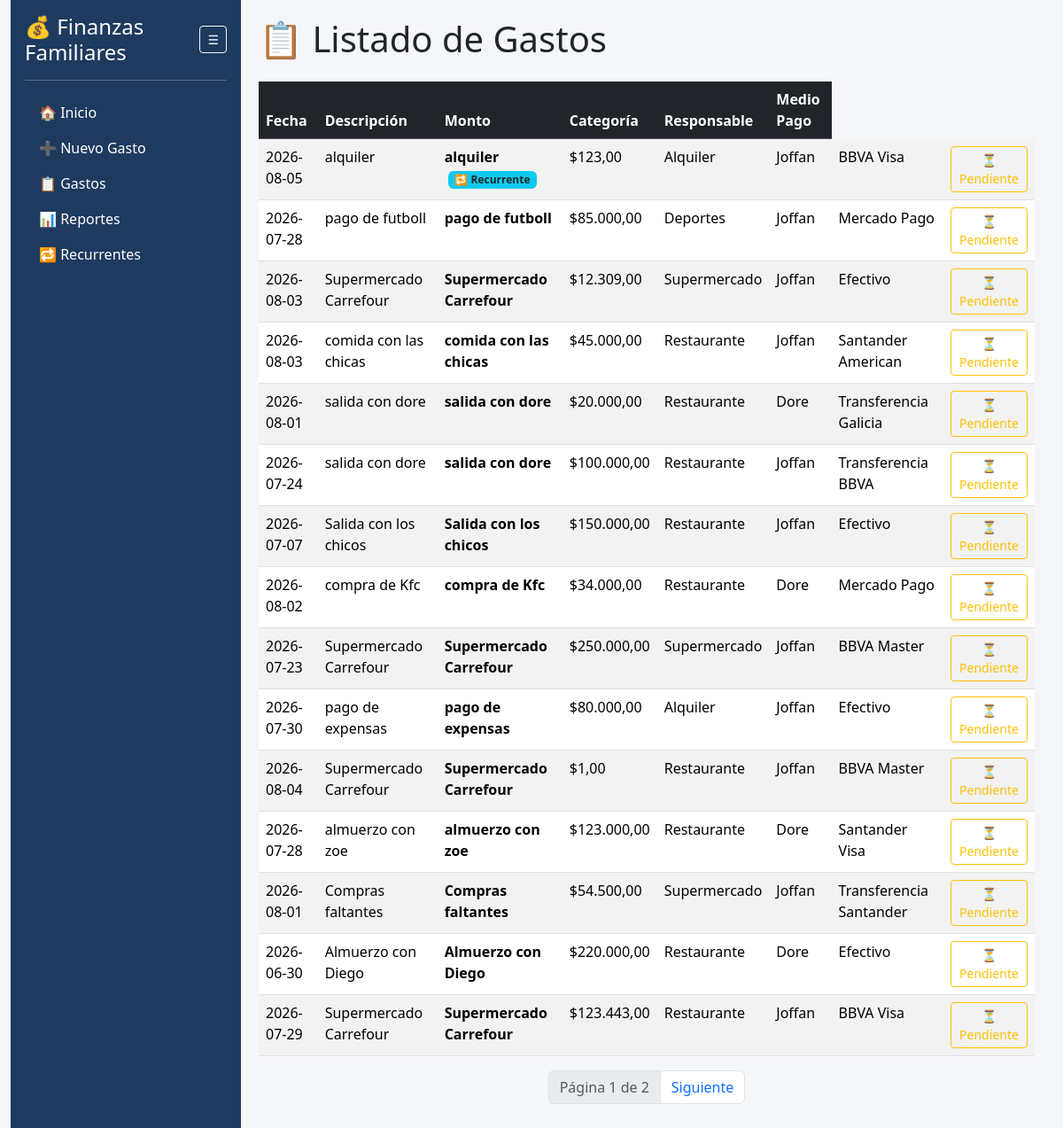
The page /gastos on the database its author committed.
### app.py (models this page shows)
class Gasto(db.Model):
    id = db.Column(db.Integer, primary_key=True)
    fecha = db.Column(db.String(20))
    descripcion = db.Column(db.String(200))
    monto = db.Column(db.Float)
    categoria = db.Column(db.String(50))
    responsable = db.Column(db.String(50))
    medio_pago = db.Column(db.String(50))
    gasto_recurrente_id = db.Column(db.Integer, db.ForeignKey('gasto_recurrente.id'), nullable=True)
    pagado = db.Column(db.Boolean, default=False)
    recurrente = db.relationship('GastoRecurrente', backref='gastos_generados', lazy=True)

### app.py (the view)
@app.route("/gastos")
def listar_gastos():
    orden = request.args.get(
        "orden",
        "id"
    )
    direccion = request.args.get(
        "dir",
        "desc"
    )
    columna = getattr(
        Gasto,
        orden,
        Gasto.id
    )
    if direccion == "asc":
        query = Gasto.query.order_by(
            columna.asc()
        )
    else:
        query = Gasto.query.order_by(
            columna.desc()
        )
    pagina = request.args.get(
        "pagina",
        1,
        type=int
    )
    gastos = query.paginate(
        page=pagina,
        per_page=15,
        error_out=False
    )
    return render_template(
        "gastos.html",
        gastos=gastos,
        orden=orden,
        direccion=direccion
    )

### app.py (called while the page is built)
@app.template_filter('moneda')
def moneda(valor):
    if valor is None:
        return "0,00"
    return f"{valor:,.2f}".replace(",", "X").replace(".", ",").replace("X", ".")

### templates/gastos.html (shortened to what this page needs)
{% extends "base.html" %}
{% block contenido %}
<h1 class="mb-4">📋 Listado de Gastos</h1>
<table class="table table-striped table-hover">
    <thead class="table-dark">
        <tr>
            <th>
                <a href="/gastos?orden=fecha&dir=asc" class="text-white text-decoration-none">
                    Fecha
                </a>
            </th>
            <th>
                <a href="/gastos?orden=descripcion&dir=asc" class="text-white text-decoration-none">
                    Descripción
                </a>
            </th>
            <th>
                <a href="/gastos?orden=monto&dir=desc" class="text-white text-decoration-none">
                    Monto
                </a>
            </th>
            <th>
                <a href="/gastos?orden=categoria&dir=asc" class="text-white text-decoration-none">
                    Categoría
                </a>
            </th>
            <th>
                <a href="/gastos?orden=responsable&dir=asc" class="text-white text-decoration-none">
                    Responsable
                </a>
            </th>
            <th>
                <a href="/gastos?orden=medio_pago&dir=asc" class="text-white text-decoration-none">
                    Medio Pago
                </a>
            </th>
        </tr>
    </thead>
        <tbody>
            {% for gasto in gastos.items %}
            <tr>
                <td>{{ gasto.fecha }}</td>
                <td>{{ gasto.descripcion }}</td>
                <td>
                    <strong>{{ gasto.descripcion }}</strong>
                    {% if gasto.gasto_recurrente_id %}
                        <span class="badge bg-info text-dark ms-1" title="Gasto generado automáticamente desde Recurrentes">
                            🔁 Recurrente
                        </span>
                    {% endif %}
                </td>
                <td>${{ gasto.monto | moneda }}</td>
                <td>{{ gasto.categoria }}</td>
                <td>{{ gasto.responsable }}</td>
                <td>{{ gasto.medio_pago }}</td>
                <td>
                    {% if gasto.pagado %}
                        <a href="{{ url_for('toggle_pago_gasto', id=gasto.id) }}" class="btn btn-sm btn-success">
                            ✅ Pagado
                        </a>
                    {% else %}
                        <a href="{{ url_for('toggle_pago_gasto', id=gasto.id) }}" class="btn btn-sm btn-outline-warning">
                            ⏳ Pendiente
                        </a>
                    {% endif %}
                </td>
            </tr>
        {% endfor %}
    </tbody>
</table>
<nav>
    <ul class="pagination justify-content-center">
        <li class="page-item disabled">
            <a href="#" class="page-link">
                Página {{ gastos.page }} de {{ gastos.pages }}
            </a>
        </li>
        {% if gastos.has_next %}
        <li class="page-item">
            <a href="/gastos?pagina={{ gastos.next_num }}&orden={{ orden }}&dir={{ direccion }}" class="page-link">
                Siguiente
            </a>
        </li>
        {% endif %}
    </ul>
</nav>
{% endblock %}

### templates/base.html (style rules this page uses)
body { background-color:#f5f6fa; }

### rows shown on the page
Gasto: fecha "2026-08-05", descripcion "alquiler", shows "🔁 Recurrente", monto|moneda "123,00", categoria "Alquiler", responsable "Joffan", medio_pago "BBVA Visa"
Gasto: fecha "2026-07-28", descripcion "pago de futboll", monto|moneda "85.000,00", categoria "Deportes", responsable "Joffan", medio_pago "Mercado Pago"
Gasto: fecha "2026-08-03", descripcion "Supermercado Carrefour", monto|moneda "12.309,00", categoria "Supermercado", responsable "Joffan", medio_pago "Efectivo"
Gasto: fecha "2026-08-03", descripcion "comida con las chicas", monto|moneda "45.000,00", categoria "Restaurante", responsable "Joffan", medio_pago "Santander American"
Gasto: fecha "2026-08-01", descripcion "salida con dore", monto|moneda "20.000,00", categoria "Restaurante", responsable "Dore", medio_pago "Transferencia Galicia"
Gasto: fecha "2026-07-24", descripcion "salida con dore", monto|moneda "100.000,00", categoria "Restaurante", responsable "Joffan", medio_pago "Transferencia BBVA"
Gasto: fecha "2026-07-07", descripcion "Salida con los chicos", monto|moneda "150.000,00", categoria "Restaurante", responsable "Joffan", medio_pago "Efectivo"
Gasto: fecha "2026-08-02", descripcion "compra de Kfc", monto|moneda "34.000,00", categoria "Restaurante", responsable "Dore", medio_pago "Mercado Pago"
Gasto: fecha "2026-07-23", descripcion "Supermercado Carrefour", monto|moneda "250.000,00", categoria "Supermercado", responsable "Joffan", medio_pago "BBVA Master"
Gasto: fecha "2026-07-30", descripcion "pago de expensas", monto|moneda "80.000,00", categoria "Alquiler", responsable "Joffan", medio_pago "Efectivo"
Gasto: fecha "2026-08-04", descripcion "Supermercado Carrefour", monto|moneda "1,00", categoria "Restaurante", responsable "Joffan", medio_pago "BBVA Master"
Gasto: fecha "2026-07-28", descripcion "almuerzo con zoe", monto|moneda "123.000,00", categoria "Restaurante", responsable "Dore", medio_pago "Santander Visa"
Gasto: fecha "2026-08-01", descripcion "Compras faltantes", monto|moneda "54.500,00", categoria "Supermercado", responsable "Joffan", medio_pago "Transferencia Santander"
Gasto: fecha "2026-06-30", descripcion "Almuerzo con Diego", monto|moneda "220.000,00", categoria "Restaurante", responsable "Dore", medio_pago "Efectivo"
Gasto: fecha "2026-07-29", descripcion "Supermercado Carrefour", monto|moneda "123.443,00", categoria "Restaurante", responsable "Joffan", medio_pago "BBVA Visa"

### other values the page prints
{{ gastos.page }} "1"
{{ gastos.pages }} "2"
